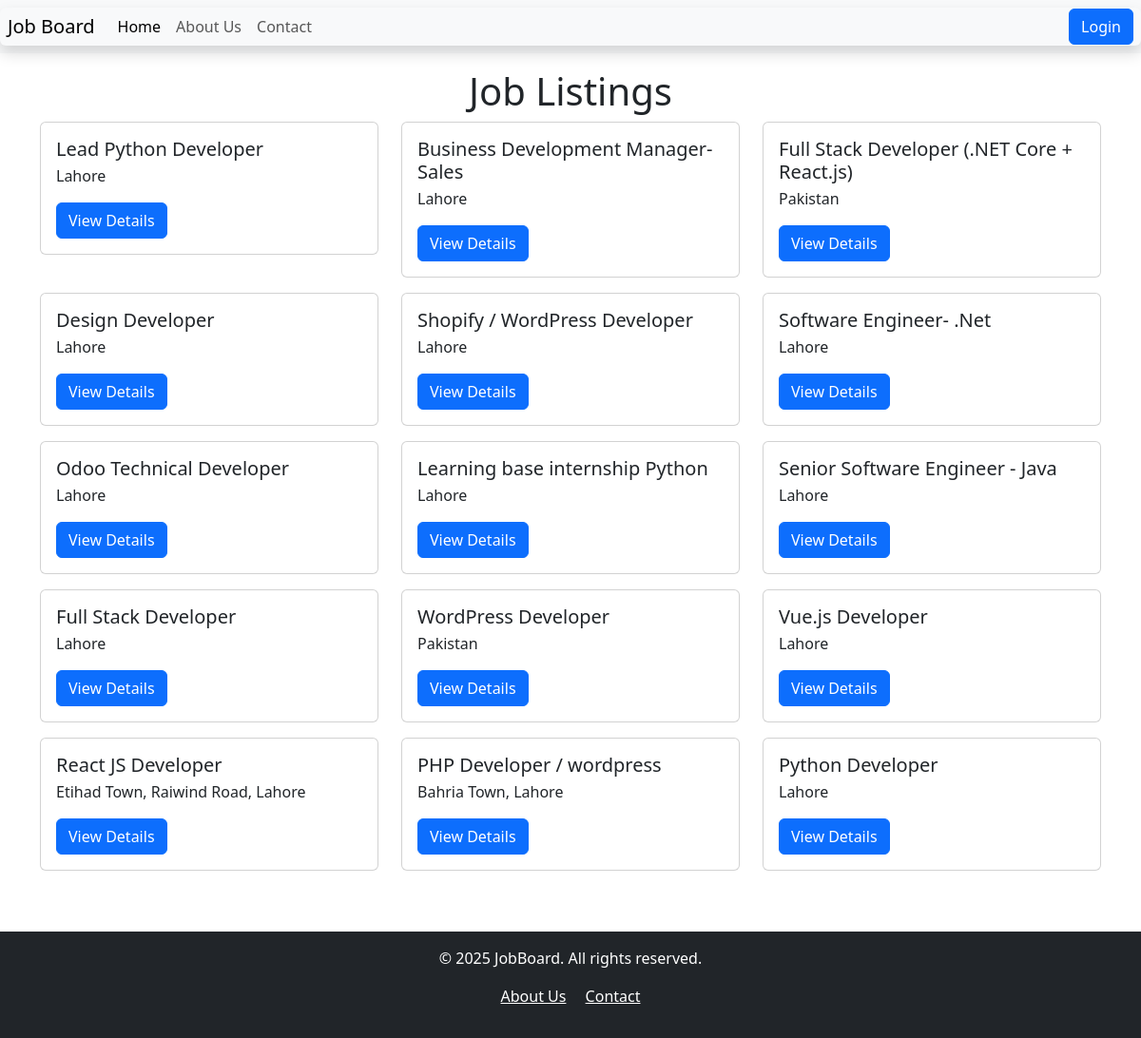
The page / on the database its author committed.
### job/models.py (models this page shows, shortened)
class Job(models.Model):
    JOB_TYPES = [
        ('Full-time', 'Full-time'),
        ('Part-time', 'Part-time'),
        ('Remote', 'Remote'),
        ('Internship', 'Internship'),
    ]
    title = models.CharField(max_length=200)
    company_name = models.CharField(max_length=200)
    description = models.TextField()
    location = models.CharField(max_length=100)
    salary = models.DecimalField(max_digits=10, decimal_places=2, null= True, blank=True)
    job_type = models.CharField(max_length=20, choices=JOB_TYPES, default='Full-time')
    date_of_posting = models.DateTimeField(auto_now_add= True)
    class Meta:
        ordering = ['-date_of_posting']
        verbose_name = 'Job Posting'
        verbose_name_plural = 'Job Postings'

### job/views.py (the view)
# urls.py: path('', views.job_list, name = 'job_list'),
def job_list(request):
    jobs = Job.objects.all().order_by('-date_of_posting')
    return render(request, 'job_list.html', {'jobs': jobs})

### job/templates/job_list.html (shortened to what this page needs)
{% extends 'base.html' %}
{% block content %}
{% load static %}
<div class="container mt-3">
    <h1 class="text-center">Job Listings</h1>
    <div class="row">
        {% for job in jobs %}
        <div class="col-md-4">
            <div class="card mb-3">
                <div class="card-body">
                    <h5 class="card-title">{{ job.title }}</h5>
                    <p class="card-text">{{ job.location }}</p>
                    <a href="{% url 'job_detail' job.id %}" class="btn btn-primary">View Details</a>
                </div>
            </div>
        </div>
        {% empty %}
        <p>No jobs available at the moment.</p>
        {% endfor %}
    </div>
</div>
{% endblock %}

### rows shown on the page
Job: title "Lead Python Developer", location "Lahore"
Job: title "Business Development Manager-Sales", location "Lahore"
Job: title "Full Stack Developer (.NET Core + React.js)", location "Pakistan"
Job: title "Design Developer", location "Lahore"
Job: title "Shopify / WordPress Developer", location "Lahore"
Job: title "Software Engineer- .Net", location "Lahore"
Job: title "Odoo Technical Developer", location "Lahore"
Job: title "Learning base internship Python", location "Lahore"
Job: title "Senior Software Engineer - Java", location "Lahore"
Job: title "Full Stack Developer", location "Lahore"
Job: title "WordPress Developer", location "Pakistan"
Job: title "Vue.js Developer", location "Lahore"
Job: title "React JS Developer", location "Etihad Town, Raiwind Road, Lahore"
Job: title "PHP Developer / wordpress", location "Bahria Town, Lahore"
Job: title "Python Developer", location "Lahore"
